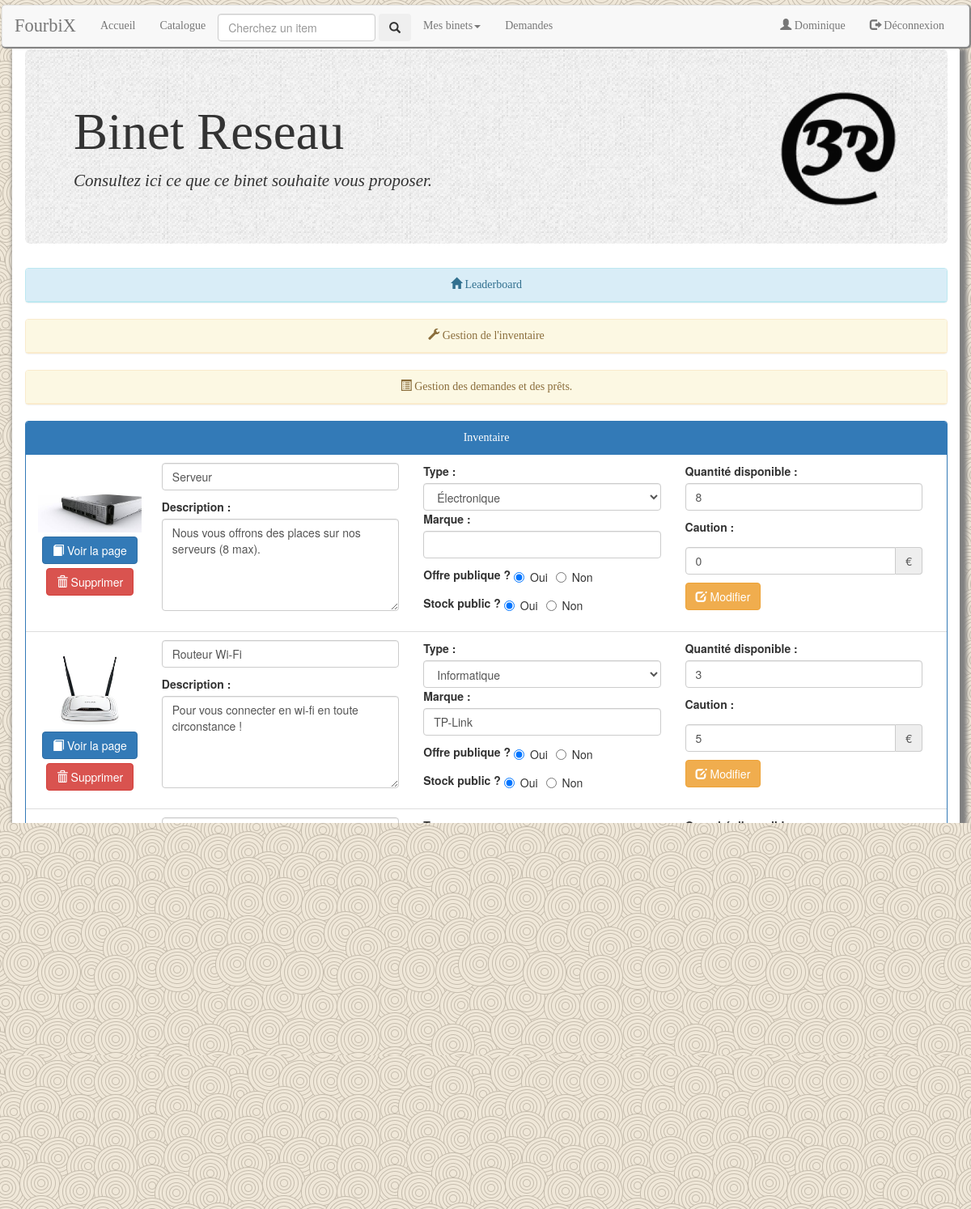
/index.php?page=binet&pageBinet=Binet Reseau (signed in), run on the app's committed database.
### tables this page shows
CREATE TABLE `utilisateurs` (
  `prenom` varchar(64) NOT NULL,
  `nom` varchar(64) NOT NULL,
  `formation` varchar(64) NOT NULL,
  `email` varchar(128) NOT NULL,
  `login` varchar(64) NOT NULL,
  `password` varchar(40) NOT NULL,
  `naissance` date NOT NULL COMMENT 'Pour savoir si la personne est majeure.'
);

CREATE TABLE `items` (
  `id` int(11) NOT NULL,
  `nom` varchar(128) NOT NULL,
  `marque` varchar(128) DEFAULT NULL,
  `type` varchar(64) DEFAULT NULL,
  `binet` varchar(64) NOT NULL,
  `quantite` int(11) NOT NULL,
  `description` text NOT NULL,
  `image` varchar(128) NOT NULL DEFAULT 'default-itemlogo.png',
  `offre` tinyint(1) NOT NULL DEFAULT '1',
  `isstockpublic` tinyint(1) NOT NULL DEFAULT '1',
  `caution` float NOT NULL DEFAULT '0'
);

### class/Binet.php (called while the page is built, shortened)
<?php
class Binet{
    public static function getImageBinet($dbh, $nom){
        $sth=$dbh->prepare("SELECT `image` FROM `binets` WHERE `nom`=?");
        $sth->execute(array(htmlspecialchars($nom)));
        $resultat=$sth->fetch();
        return $resultat['image'];
    }
    public static function doesBinetExist($dbh, $nom){
        $query="SELECT * FROM `binets` WHERE `nom`=?";
        $sth=$dbh->prepare($query);
        $sth->execute(array($nom));
        return $sth->rowCount()==1;
    }
    public static function generateBinetsByMember($dbh, $login){
        $query="SELECT binet FROM membres WHERE utilisateur = ? AND binet!='Administrateurs' GROUP BY binet ORDER BY binet ASC";
        $sth = $dbh->prepare($query);
        $sth->setFetchMode(PDO::FETCH_CLASS, 'Binet');
        $sth->execute(array($login));
        $binets = array();
        while($membre = $sth->fetch()){
            array_push($binets, $membre);
        }
        return $binets;
    }
}

### class/Utilisateur.php (called while the page is built, shortened)
<?php
class Utilisateur {
    public static function getUtilisateur($dbh, $login) {
        $query = "SELECT * FROM `utilisateurs` WHERE `login` = ?;";
        $sth = $dbh->prepare($query);
        $sth->setFetchMode(PDO::FETCH_CLASS, 'Utilisateur');
        $sth->execute(array($login));
        $user = $sth->fetch();
        return $user;
    }
    public static function isMatosManager($dbh, $login, $binet){
        $query="SELECT `login` FROM `utilisateurs` WHERE `login` IN (SELECT `utilisateur` FROM `membres` WHERE `membres`.`role`='matosManager' AND `membres`.`binet`=?) AND `login`=?;";
        $sth=$dbh->prepare($query);
        $sth->execute(array($binet, $login));
        return $sth->rowCount()==1;
    }
}

### class/Item.php (called while the page is built, shortened)
<?php
class Item{
    public static function getItemsFromBinets($dbh, $nomBinet){
        $query="SELECT * FROM items WHERE binet=?";
        $sth=$dbh->prepare($query);
        $sth->setFetchMode(PDO::FETCH_CLASS, 'Item');
        $sth->execute(array($nomBinet));
        $items=array();
        $i=0;
        while ($item=$sth->fetch()){
            $items[$i] = clone $item;
            $i++;
        }
        return $items;
    }
}
?>

### contents/binet.php (the view, shortened to what this page needs)
<?php
function printHeaderPage($binet, $image){
    echo <<< CHAINE_DE_FIN
    <div class="container">
    <div class="jumbotron">
            <img src="images/binets/$image" alt=\"$image\" class='pageLogo'>
            <h1>$binet</h1>
        <p>Consultez ici ce que ce binet souhaite vous proposer.</p>
    </div>
CHAINE_DE_FIN;
}
function genereLeaderBoard($dbh, $binet){
    echo <<< CHAINE_DE_FIN
        <div class="panel panel-info toBeClicked">
            <div class="panel-heading isClickable center"><span class="glyphicon glyphicon-home"></span> Leaderboard</div>
            <div class="panel-body toBeToggled">
CHAINE_DE_FIN;
    echo <<< CHAINE_DE_FIN
    </div></div>
CHAINE_DE_FIN;
}
function printItemsManager($dbh, $binet){
    $items = Item::getItemsFromBinets($dbh, $binet);
    echo "<div class='panel panel-primary'><div class='panel-heading center'>Inventaire</div>";
    echo "<ul class='list-group'>";
    foreach ($items as $item) {
        echo "<li class='list-group-item'><div class='media'>";
        echo "<div class='media-left media-middle' style='text-align: center;'><img src=\"images/items/" . htmlspecialchars($item->image) . "\" alt=\"images/items/".htmlspecialchars($item->image)."\" class='image-item-Manager'/>";
        echo "<a href='index.php?page=item&id={$item->id}' class='btn btn-primary' style='margin:5px'><span class='glyphicon glyphicon-book'></span> Voir la page</a><br/>";
        echo "<form action='index.php?page=binet&pageBinet=" . htmlspecialchars($binet) . "' method='post'>";
        echo "<button type='submit' class='btn btn-danger' name='itemDeleteID' value='{$item->id}'><span class='glyphicon glyphicon-trash'></span> Supprimer</button></form>";
        echo "</div><div class='media-body'><div class='container-fluid'><div class='row'><form action='index.php?page=binet&pageBinet=" . htmlspecialchars($binet) . "' method='post'>";
        echo "<div class='col-md-4 col-sm-4'><p><input type='text' name='nom' value='" . htmlspecialchars($item->nom) . "' class='form-control' required></p>";
        echo "<p><label for='description'>Description :</label><textarea class='form-control' name='description' id='description' rows='5' required/>" . htmlspecialchars($item->description) . "</textarea></p></div>";
        echo "<div class='col-md-4 col-sm-4'><p><label for='type'>Type :</label><select class='form-control' id='type' name='type' required>";
        generateTypesSelected($dbh, $item->type);
        echo "</select></p";
        echo "<p><label for='marque'>Marque :</label> <input type='text' name='marque' value='" . htmlspecialchars($item->marque) . "' class='form-control' required></p>";
        echo "<p><label>Offre publique ?</label> <label class='radio-inline'><input type='radio' value='oui' name=isOfferPublic id='OfferPublic' checked>Oui</label>";
        echo "<label class='radio-inline'><input type='radio' value='non' name=isOfferPublic id='OfferPrive'>Non</label></p>";
        echo "<p><label>Stock public ?</label> <label class='radio-inline'><input type='radio' value='oui' name=isStockPublic id='StockPublic' checked>Oui</label>";
        echo "<label class='radio-inline'><input type='radio' value='non' name=isStockPublic id='StockPrive'>Non</label></p></div>";
        echo "<div class='col-md-4 col-sm-4'>";
        echo "<p><label for='stockQuantity'>Quantité disponible :</label> <input class='form-control' type='number' value='" . htmlspecialchars($item->quantite) . "' min='0' name='stockQuantity' id='stockQuantity' required></p>";
        echo "<p><label for='caution'>Caution :</label> <div class='input-group'><input class='form-control' type='number' value='" . htmlspecialchars($item->caution) . "' step='0.01' name=caution id='caution' min='0' required><div class='input-group-addon'>&euro;</div></div></p>";
        echo "<p><button type='submit' class='btn btn-warning' name='itemUpdateID' value='{$item->id}'><span class='glyphicon glyphicon-edit'></span> Modifier</button></p></div></form>";
        echo "</div></div>";
        echo "</div></li>";
    }
    echo "</ul></div>";
}
function generateTypesSelected($dbh, $typeSelected){
    $sth=$dbh->prepare("SELECT `nom` FROM `types`");
    $sth->execute();
    while($type = $sth->fetch()){
        $toPrint = $type['nom'];
        if ($typeSelected == $toPrint)
            echo "<option selected>" . htmlspecialchars($toPrint) . "</option>";
        else
            echo "<option>" . htmlspecialchars($toPrint) . "</option>";
    }
}
function printGestionItemsForm($dbh, $binet){
    echo <<< CHAINE_DE_FIN
<div class="panel panel-warning toBeClicked ">
            <div class="panel-heading isClickable center"><span class="glyphicon glyphicon-wrench"></span> Gestion de l'inventaire</div>
            <div class="panel-body toBeToggled">
    <div class='row'>
CHAINE_DE_FIN;
    echo <<< CHAINE_DE_FIN
    </div></div></div>
CHAINE_DE_FIN;
}
function printGestionDemandes($dbh, $binet){
    echo <<< CHAINE_DE_FIN
    <div class="panel panel-warning toBeClicked">
            <div class="panel-heading isClickable center"><span class="glyphicon glyphicon-list-alt"></span> Gestion des demandes et des prêts.</div>
            <div class="panel-body panel-collapse collapse toBeToggled">
    <div class='row'>
CHAINE_DE_FIN;
    echo <<< CHAINE_DE_FIN
    </div></div></div>
CHAINE_DE_FIN;
}
if (isset($_GET["pageBinet"]) && Binet::doesBinetExist($dbh, $_GET["pageBinet"]) && $_GET["pageBinet"]!="Administrateurs"){
    $binet= htmlspecialchars($_GET["pageBinet"]);
    printHeaderPage($binet, Binet::getImageBinet($dbh, $binet));
    $isManager=false;
    genereLeaderBoard($dbh, $binet);
    if ($isManager){
        printAdministration($dbh, $binet);
    } elseif (isset($_SESSION["loggedIn"]) && $_SESSION["loggedIn"] && Utilisateur::isMatosManager($dbh, $_SESSION["login"], $binet)) {
        $isManager=true;
    } else{
        $role="visiteur";
        $isManager=false;
    }
    if ($isManager){
        printgestionItemsForm($dbh, $binet);
        printGestionDemandes($dbh, $binet);
    }
    if($isManager)
        printItemsManager($dbh, $binet);
    else
        printItemsUser($dbh, $binet);
} else{
    require("erreur.php");
}

### utilities/utils.php (shortened to what this page needs)
<?php
function generateHTMLHeader($titre, $linkCSS) {
    echo <<<CHAINE_DE_FIN
<!DOCTYPE html>
<html>
   <head>
        <meta charset="UTF-8"/>
        <meta name="viewport" content="width=device-width, initial-scale=1">
        <link href="bootstrap/css/bootstrap.css" rel="stylesheet">
        <link rel="stylesheet" type="text/css" href="$linkCSS">
        <link rel="icon" type="image/x-icon" href="images/logo/favicon.ico" />
        <link rel="icon" type="image/png" href="images/logo/favicon.png" />
        <script type="text/javascript" src="js/jquery-1.11.0.min.js"></script>
        <script type="text/javascript" src="js/code.js"></script>
        <script type="text/javascript" src="js/sorttable.js"></script>
        <script type="text/javascript" src="bootstrap/js/bootstrap.js"></script>
        <script type="text/javascript" src="bootstrap/js/jquery.js"></script>
        <script type="text/javascript" src="bootstrap/js/npm.js"></script>
        <title>$titre</title>
    </head>
        <body>
            <div class='upperNavBar'>
            </div>
CHAINE_DE_FIN;
}
function generateHTMLFooter(){
    echo <<< CHAINE_DE_FIN
    <footer class="page-footer font-small pt-4 mt-4">
        <div class="footer-copyright py-3 text-center">
            Ce site a été réalisé en 2018 par des X2016 en modal Web.
        </div>
    </footer>
    </body>
</html>
CHAINE_DE_FIN;
}
function generateNavBar($dbh, $isLogged){
    if (!$isLogged){
        echo <<< CHAINE_DE_FIN
    <nav class="navbar navbar-default" role="navigation" style="margin:2px">
        <div class="container-fluid">
            <div class="navbar-header">
                <button type="button" class="navbar-toggle collapsed" data-toggle="collapse" data-target="#navbar" aria-expanded="false">
                    <span class="sr-only">Toggle navitagion</span>
                    <span class="icon-bar"></span>
                    <span class="icon-bar"></span>
                    <span class="icon-bar"></span>
                </button>
                <a class="navbar-brand titreSite" href="index.php">FourbiX</a>
            </div>
            <div class="navbar-collapse collapse" id="navbar">
                <ul class="nav navbar-nav">
                    <li><a href="index.php?page=accueil">Accueil</a></li>
                    <li style=margin-top:10px>
                </ul>
                <ul class="nav navbar-nav navbar-right">
                    <li><a href="index.php?page=inscription"><span class="glyphicon glyphicon-user"></span> S'inscrire</a></li>
                    <li><a href="index.php?page=accueil"><span class="glyphicon glyphicon-log-in"></span> Connexion</a></li>
                </ul>
            </div>
        </div>
    </nav>
CHAINE_DE_FIN;
    } else{
        $login= htmlspecialchars($_SESSION["login"]);
        $binets= Binet::generateBinetsByMember($dbh, $login);
            echo <<< CHAINE_DE_FIN
    <nav class="navbar navbar-default" role="navigation" style="margin:2px">
        <div class="container-fluid">
            <div class="navbar-header">
                <button type="button" class="navbar-toggle collapsed" data-toggle="collapse" data-target="#navbar" aria-expanded="false">
                    <span class="sr-only">Toggle navitagion</span>
                    <span class="icon-bar"></span>
                    <span class="icon-bar"></span>
                    <span class="icon-bar"></span>
                </button>
                <a class="navbar-brand titreSite" href="index.php">FourbiX</a>
            </div>
            <div class="navbar-collapse collapse" id="navbar">
                <ul class="nav navbar-nav navbar-left">
                    <li><a href="index.php?page=accueil">Accueil</a></li>
                    <li><a href="index.php?page=catalogue">Catalogue</a></li>
                    <li style=margin-top:10px>
                    <form class="form-inline" method="get" action="index.php">
                        <input class="form-control mr-sm-2" type="search" name="search" placeholder="Cherchez un item" aria-label="Search">
                        <button class="btn btn-outline-success my-2 my-sm-0" type="submit" value="search" name="page"><span class="glyphicon glyphicon-search"></span></button>
                    </form></li>
CHAINE_DE_FIN;
        if (sizeof($binets) != 0){
                    echo <<< CHAINE_DE_FIN
                    <li class='dropdown'><a href="#" class="dropdown-toggle" data-toggle="dropdown" role="button" aria-haspopup="true" aria-expanded="false">Mes binets<span class="caret"></span></a>
                        <ul class="dropdown-menu">
CHAINE_DE_FIN;
            echo <<< CHAINE_DE_FIN
                        </ul>
                    </li>
CHAINE_DE_FIN;
        }
                echo '<li><a href="index.php?page=demandes">Demandes</a></li>';
            $prenom = Utilisateur::getUtilisateur($dbh, $login)->prenom;
            echo <<< CHAINE_DE_FIN
                </ul>
                <ul class="nav navbar-nav navbar-right">
                    <li><a href="index.php?page=utilisateur"><span class="glyphicon glyphicon-user"></span> $prenom</a></li>
                    <li><a href="index.php?todo=logout&page=accueil"><span class="glyphicon glyphicon-log-out"></span> Déconnexion</a></li>
                </ul>
            </div>
        </div>
    </nav>
CHAINE_DE_FIN;
    }
}
?>

### css/style.css (style rules this page uses)
body { background: url('../images/logo/background/background-marron.png') repeat fixed; }
.navbar { box-shadow: 1px 1px 1px 1px grey; }
.navbar li a { font-family:fantasy, serif; }
footer { margin-top:15px; bottom:2px; width:100%; color:white; text-shadow:1px 1px 1px black; }
.container { background-color:white; }
.jumbotron { background: url('../images/logo/jumbotron-background.jpg') repeat fixed; }
.jumbotron h1 { font-family: "Jazz LET", serif; }
.jumbotron p { font-family: "Marker Felt", serif; font-style:italic; }
.image-item-Manager { width:100%; max-height:150px; max-width:150px; }
.pageLogo { float:right; max-height:150px; max-width:150px; }
.titreSite { text-align:center; font-family: 'progress','Jazz LET', Impact, fantsy, serif; font-size:1.6em; }
.panel-heading { font-family: fantasy, serif; }
footer { background-color: #bdbdbd; }
.center { text-align:center; }

### data on the page
utilisateurs: prenom "Dominique"
items: image (picture), $item->id 28 (drawn), nom "Serveur", description "Nous vous offrons des places sur nos serveurs (8 max).", stockQuantity "8", caution "0"
items: image (picture), $item->id 46 (drawn), nom "Routeur Wi-Fi", description "Pour vous connecter en wi-fi en toute circonstance !", marque "TP-Link", stockQuantity "3", caution "5"
items: image (picture), $item->id 47 (drawn), nom "Clef USB", description "Une clef USB vous permettra de transporter vos données : c'est l'objet indispensable de tous les étudiants du platâl !", marque "Origin Info System", stockQuantity "50", caution "0.25"
items: image (picture), $item->id 48 (drawn), nom "Câble Ethernet", description "Un super cable ethernet de 10m ! Vous n'en renviendrez pas ! Il n'y en aura pas pour tout le monde.", marque "CCAUTP", stockQuantity "15", caution "1.5"

### other printed values
$binet "Binet Reseau"
form field type "Électronique"
form field type "Informatique"
